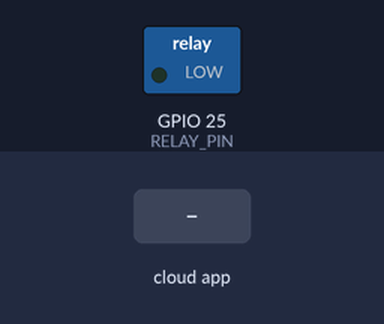
The sketch below on a simulated ESP32. Parts: switched loads named in the sketch (green lamp = pin HIGH). Inputs (shaded band) come from the test bench. WiFi joins after 1.5 s; servers stay silent unless stated; what the sketch prints to the serial monitor is not drawn.

Above: at 2.7 s.
2.8 s: the phone or cloud app sets 646e309f929949c1da70f74f to 1
At 3.7 s:
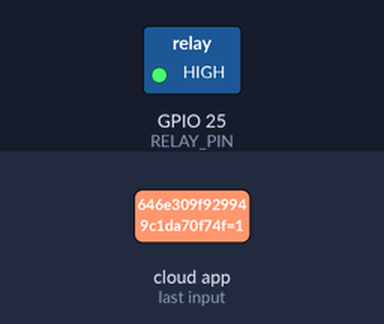
4.3 s: the phone or cloud app sets 646e309f929949c1da70f74f to 0
At 4.8 s:
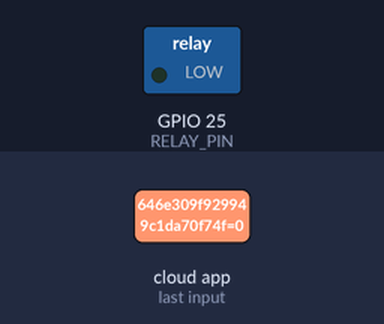
Timing chart, 0 to 7.3 s (numbered marks = the images above; inputs shaded):
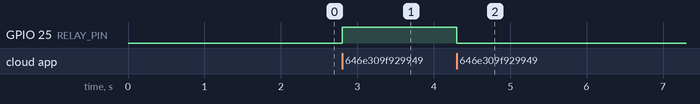

Measured:
- after the input at 2.8 s, GPIO 25 (RELAY_PIN): LOW → HIGH at once
- after the input at 4.3 s, GPIO 25 (RELAY_PIN): HIGH → LOW at once

The sketch:

modul5.ino
```cpp
#include <WiFi.h>
#include "SinricPro.h"
#include "SinricProSwitch.h"

#define WIFI_SSID "Halal"
#define WIFI_PASS "indonesia"
#define APP_KEY "92c9511e-917d-4ac3-8145-10cd8be8b687"
#define APP_SECRET "7dacff1a-b8dd-44a9-83a8-7ac081d5efbc-9dfdc4f9-5f52-4c7d-bf38-6869b6e87528"
#define SWITCH_ID_1 "646e309f929949c1da70f74f"

#define RELAY_PIN 25
#define BAUD_RATE 9600

bool onPowerState1(const String &deviceId, bool &state){
    Serial.printf("Device 1 Turned", state?"on":"off");
    digitalWrite(RELAY_PIN, state);
    return true;
}

void setupWiFi() {
    Serial.printf("\r\n[WIFI]: Connecting");
    WiFi.begin(WIFI_SSID, WIFI_PASS);

    while(WiFi.status() != WL_CONNECTED){
      Serial.print(".");
      delay(250);
    }
  // Serial.printf("connected \r\n[]wifi: IP Address is %s\r\n", WiFi.localIP().toString.c_str());
}

void setupSinricPro(){
  SinricProSwitch& mySwitch1 = SinricPro[SWITCH_ID_1];
  mySwitch1.onPowerState(onPowerState1);

  SinricPro.onConnected([](){
    Serial.printf("Connected to Sirik");
    });
  SinricPro.onDisconnected([](){
    Serial.printf("Disconnected from Sirik");
    });
  SinricPro.begin(APP_KEY, APP_SECRET);
}

void setup(){
  Serial.begin(BAUD_RATE);
  Serial.printf("\r\n\r\n");
  pinMode(RELAY_PIN, OUTPUT);
  setupWiFi();
  setupSinricPro();
}

void loop() {
  SinricPro.handle();
}
```
